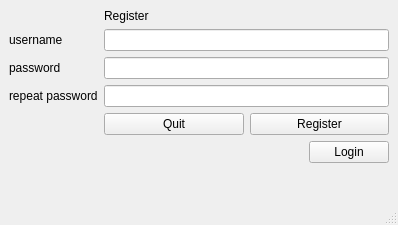
<?xml version="1.0" encoding="UTF-8"?>
<ui version="4.0">
 <class>MainWindow</class>
 <widget class="QMainWindow" name="MainWindow">
  <property name="geometry">
   <rect>
    <x>0</x>
    <y>0</y>
    <width>398</width>
    <height>225</height>
   </rect>
  </property>
  <property name="windowTitle">
   <string>MainWindow</string>
  </property>
  <widget class="QWidget" name="centralwidget">
   <layout class="QFormLayout" name="formLayout">
    <item row="0" column="1">
     <widget class="QLabel" name="registerLabl">
      <property name="text">
       <string>Register</string>
      </property>
     </widget>
    </item>
    <item row="1" column="0">
     <widget class="QLabel" name="usernameLabel">
      <property name="text">
       <string>username</string>
      </property>
     </widget>
    </item>
    <item row="1" column="1">
     <widget class="QLineEdit" name="usernameLineEdit"/>
    </item>
    <item row="2" column="0">
     <widget class="QLabel" name="passwordLabel">
      <property name="text">
       <string>password</string>
      </property>
     </widget>
    </item>
    <item row="2" column="1">
     <widget class="QLineEdit" name="passwordLineEdit"/>
    </item>
    <item row="3" column="0">
     <widget class="QLabel" name="repeatPasswordLabel">
      <property name="text">
       <string>repeat password</string>
      </property>
     </widget>
    </item>
    <item row="3" column="1">
     <widget class="QLineEdit" name="repeatPasswordLineEdit"/>
    </item>
    <item row="4" column="1">
     <layout class="QHBoxLayout" name="horizontalLayout">
      <item>
       <widget class="QPushButton" name="quitButton">
        <property name="text">
         <string>Quit</string>
        </property>
       </widget>
      </item>
      <item>
       <widget class="QPushButton" name="registerButton">
        <property name="text">
         <string>Register</string>
        </property>
       </widget>
      </item>
     </layout>
    </item>
    <item row="5" column="1">
     <layout class="QHBoxLayout" name="horizontalLayout_2">
      <item>
       <spacer name="horizontalSpacer">
        <property name="orientation">
         <enum>Qt::Horizontal</enum>
        </property>
        <property name="sizeHint" stdset="0">
         <size>
          <width>40</width>
          <height>20</height>
         </size>
        </property>
       </spacer>
      </item>
      <item>
       <widget class="QPushButton" name="loginButton">
        <property name="text">
         <string>Login</string>
        </property>
       </widget>
      </item>
     </layout>
    </item>
   </layout>
  </widget>
  <widget class="QMenuBar" name="menubar">
   <property name="geometry">
    <rect>
     <x>0</x>
     <y>0</y>
     <width>398</width>
     <height>22</height>
    </rect>
   </property>
  </widget>
  <widget class="QStatusBar" name="statusbar"/>
 </widget>
 <resources/>
 <connections/>
</ui>
